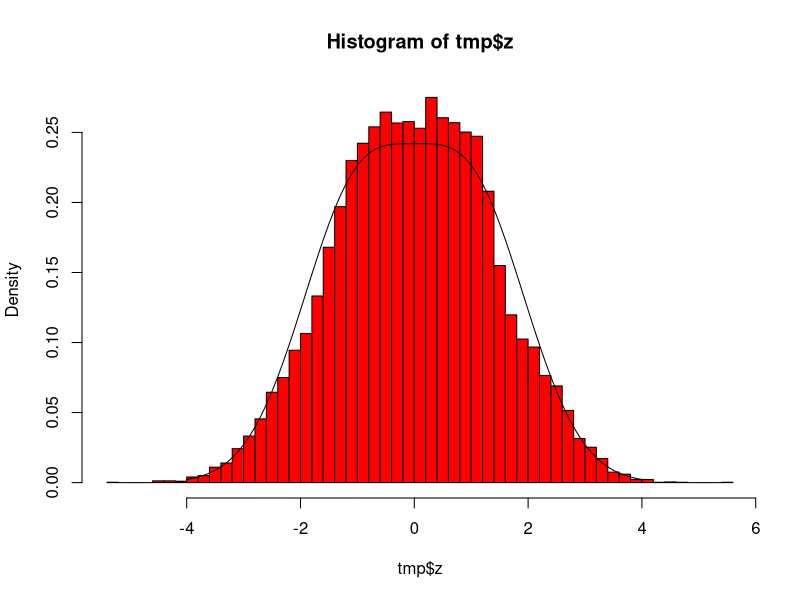
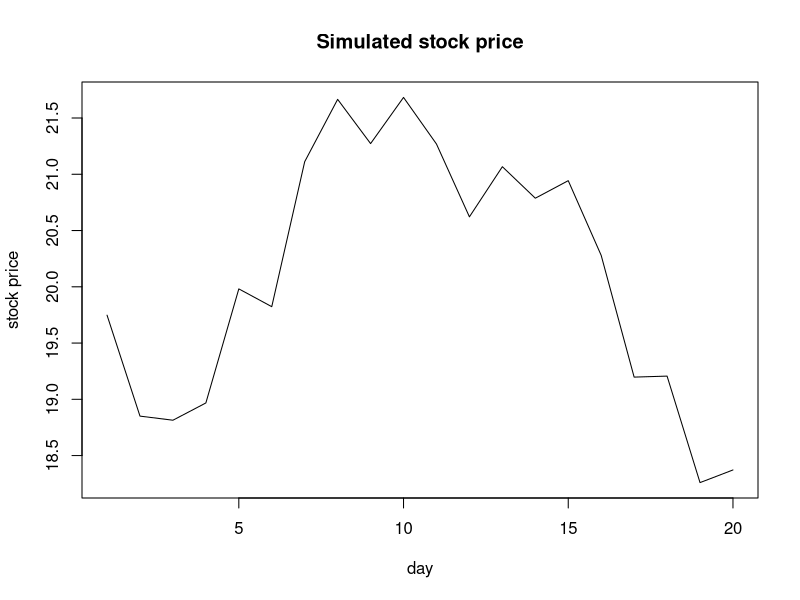

Source code (R) for these figures, in order:
## ---- chunk 1
options(scipen = 1, digits = 4, width = 80)
## ---- chunk 2
k <- 3
u <- runif(k)             # k uniforms
x <- -2 * log(u)      # k Exp(2)s
y <- sum(x)               # a gamma(k, 2) = chi^2(2k), the required distribution
## ---- chunk 3
chi_squared <- rep(0, 2000)
n <- 2000     #sample size
for (i in 1:n) {
  chi_squared[i] <- sum(-2*log(runif(3)))   # Generate a sample from distribution chi^2(2k), where k=3, using the above algorithm
}
estimate_expectation <- mean(chi_squared)   # take mean of the 2000 samples
expectation <- 2*3     # theoretical expected value is 2*k, here k=3
estimate_expectation
expectation
## ---- chunk 4
x <- runif(10000, 0, 2)   #by monte carlo, get random x from unif(0, 2)
(estimate <- 2 * mean(sin(x**2)))
## ---- chunk 5
x <- runif(10000)    #by monte carlo, get random x from unif(0, 1)
y <- runif(10000)    #by monte carlo, get random y from unif(0, 1)
(estimate <- mean(exp(-(x + y)**3) * (x + y)))
## ---- chunk 6
x <- runif(10000, 0, 2) #by monte carlo, get random x from unif(0, 2)
y <- runif(10000, 0, 5)    #by monte carlo, get random y from unif(0, 5)
(estimate <- 10 * mean(exp(-(x + y)**3) * (x + y)))
## ---- chunk 7
# Simulating Normal mixture distribution Y ~ N(0, 1/2) with a Cauchy Distribution
randnorm <- function(n){
  M <- 2.8458635 # bound used in A/R algo
  i <- 0; N <- 0 # init and storage
  z <- rep(0, times = n)
  while(i < n){ # keep going until n accepts
      x <- tan(pi*(runif(1) - 0.5))  # simulate a Cauchy
      u <- runif(1)                  # simulate a Uniform
      if(runif(1) <= 0.5){   # compute f(x) = Y
        f = dnorm(x, -1, 1)
      } else{
        f = dnorm(x, 1, 1)
      }
      g <- 1/pi/(1+x^2)  # compute g(x) = Cauchy(0, 1)
      
      if (u <= f/M/g){ # got another accept
        i <- i + 1
        z[i] <- x # save this one
      }
      N <- N + 1 # keep track of num trials
    }
list(z = z, accept = n/N) # variates and percent accepted
}
tmp <- randnorm(20000)
cat('Percent accepted =',tmp$accept)        #percent accepted
## ---- chunk 8
hist(tmp$z,freq=F,col="red",breaks=50)
x=seq(-4,4,.1)
lines(x, (exp(-(x-1)^2/2)/sqrt(2*pi) + exp(-(x+1)^2/2)/sqrt(2*pi))/2)
## ---- chunk 9
u = runif(1000)
(I_1 = mean(exp(u)))
## ---- chunk 10
alpha <- 1.5
X <- runif(1000)^(1 / (alpha + 1))
## ---- chunk 11
(I_2 <- mean(exp(X)/((1 + alpha) * X^alpha)))
(I_2 - I_1)
## ---- chunk 12
set.seed(2018)
variance <- 0.0009
n = 20  #days
S <- rep(0, times = n)  #stock prices
S0 = 20
for (i in 1:n){ # keep going until n days
  if (i==1){
    S[i] = S0 * exp(rnorm(1, 0, sd=sqrt(variance)))
  }else{
    S[i] = S[i-1] * exp(rnorm(1, 0, sd=sqrt(variance)))
  }
}
plot(S,type='l',main='Simulated stock price',ylab='stock price',xlab='day')
## ---- chunk 13
set.seed(2018)
S <- rep(0, times = 20)  #stock prices
price=integer(0)
for (path in 1:100000){
  for (i in 1:20){ # keep going until n days
    if (i==1){
      S[i] = 20 * exp(rnorm(1, 0, sd=sqrt(0.0009)))
    }else{
      S[i] = S[i-1] * exp(rnorm(1, 0, sd=sqrt(0.0009)))
    }
  }
  price=c(price,S[20])
}
mean(price) # expected closing price at day 20
quantile(price, c(.05, .95)) #upper and lower percentile 
## ---- chunk 14
u <- runif(1000, 0, pi/3)
(estimate <- (pi/3) * mean(sin(u)))
(exact <- integrate(sin, lower = 0, upper = pi/3))
## ---- chunk 15
N <- 10000
u <- runif(N,0,0.5)
(theta_h <- 0.5*mean(exp(-u))) # monte carlo estimate theta hat 
(theta_h_var <- 0.25*var(exp(-u))/N)  #variance of theta hat

X <- rexp(N,1)
(theta_s <- mean(ifelse(X < 0.5, 1, 0))) #mean of theta star
(theta_s_var <- var(ifelse(X < 0.5, 1, 0)) / N)  #variance of theta star
## ---- chunk 16
formula <- function(x) {
  x^2 * (1-x)^2
}
beta <- function(x){
  if (x <= 0) {return(0)}
  if (x >= 1) {return(1)}
  c <- 1/integrate(formula, 0, 1)$val
  u <- runif(2000, 0, x)
  ret <- x * c * mean(formula(u))
  return(ret)
}
x <- seq(0.1, 0.9, 0.1)
cdf <- numeric(9)
for (i in 1:9) {
  cdf[i] <- beta(x[i])
}
true_cdf <- pbeta(x,3,3)

print(round(rbind(x, cdf, true_cdf), 3))
## ---- chunk 17
(target <- integrate(function(x){x^2 * exp(-x^2 / 2) / sqrt(2 * pi)}, 1, Inf)$val)
m <- 1000 #iterations
gf=function(x) {
  if (x < 0 ) {return(0)}
  else if (x > 1) {return(0)}
  g=exp(-1/(2*x^2)) / (sqrt(2 * pi)*x^4)
  #f=(x>0)(x<1)
  return (g)
}

# f
iter <- 0
x <- rep(0, m)
while (iter < m) {
  ex <- rexp(1)
  x[iter] <- gf(ex)
  iter <- iter + 1
}
gfphi=x/exp(-x)
(estimate=mean(gfphi))
(var=var(gfphi)/m)
